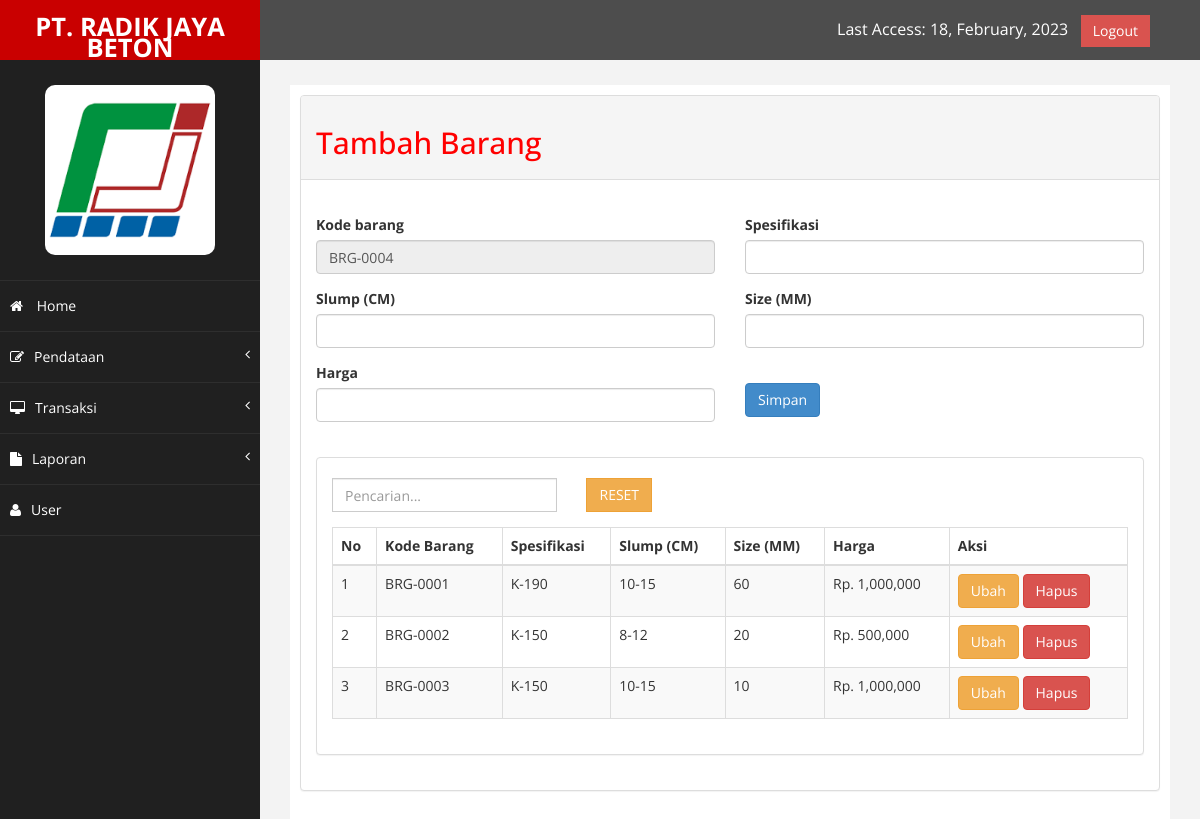
/admin/index.php?halaman=barang (signed in), run on the app's committed database.
### tables this page shows
CREATE TABLE `barang` (
  `id_barang` int(11) NOT NULL,
  `kd_barang` varchar(256) NOT NULL,
  `spesifikasi` varchar(11) NOT NULL,
  `slump` varchar(10) NOT NULL,
  `size` varchar(10) NOT NULL,
  `harga` int(11) NOT NULL
);

### admin/barang.php (the view, shortened to what this page needs)
<div class="panel panel-default">
	<div class="panel-heading">
		<h2>Tambah Barang</h2>
	</div>
	<br>
	<div class="panel-body">
		<div class="row">
			<form method="post">
				<?php
				include 'koneksi.php';
				$sql = "SELECT max(right(kd_barang, 4)) AS kd_barang FROM barang";
				$q = $koneksi->query($sql);
				if ($q->num_rows > 0) {
					foreach ($q as $qq) {
						$no = ((int)$qq['kd_barang']) + 1;
						$kd = sprintf("%04s", $no);
					}
				} else {
					$kd = "0001";
				}
				$huruf = "BRG-";
				$kode = $huruf . $kd;
				?>
				<div class="col-md-6">
					<div class="form-group">
						<label>Kode barang</label>
						<input type="text" class="form-control" name="kd_barang" value="<?php echo $kode; ?>" readonly required />
					</div>
				</div>
				<div class="col-md-6">
					<div class="form-group">
						<label>Spesifikasi</label>
						<input type="text" class="form-control" name="spesifikasi" required>
					</div>
				</div>
				<div class="col-md-6">
					<div class="form-group">
						<label>Slump (CM)</label>
						<input type="text" class="form-control" name="slump" required>
					</div>
				</div>
				<div class="col-md-6">
					<div class="form-group">
						<label>Size (MM)</label>
						<input type="number" class="form-control" name="size" required>
					</div>
				</div>
				<div class="col-md-6">
					<div class="form-group">
						<label>Harga</label>
						<input type="number" class="form-control" name="harga" required>
					</div>
				</div>
				<div class="col-md-6">
					<br>
					<div class="form-group">
						<button class="btn btn-primary" name="save">Simpan</button>
					</div>
				</div>
		</div>
		<br>
		<div class="panel panel-default">
			<br>
			<div class="input-group">
				<div class="col-md-10">
					<input type="text" class="form-control" placeholder="Pencarian..." id="keyword">
				</div>
				<div class="col-md-2">
					<span class="input-group-btn">
						<a href="" class="btn btn-warning">RESET</a>
					</span>
				</div>
			</div>
			<div class="panel-body">
				<div class="table-responsive">
					<table class=" table table-striped table-bordered table-hover" id="container">
						<thead>
							<tr>
								<th>No</th>
								<th>Kode Barang</th>
								<th>Spesifikasi</th>
								<th>Slump (CM)</th>
								<th>Size (MM)</th>
								<th>Harga</th>
								<th>Aksi</th>
							</tr>
						</thead>
						<tbody>
							<?php include 'koneksi.php'; ?>
							<?php $nomor = 1; ?>
							<?php $ambil = $koneksi->query("SELECT * FROM barang"); ?>
							<?php while ($pecah = $ambil->fetch_assoc()) { ?>
								<tr>
									<td><?php echo $nomor; ?></td>
									<td><?php echo $pecah['kd_barang']; ?></td>
									<td><?php echo $pecah['spesifikasi']; ?></td>
									<td><?php echo $pecah['slump']; ?></td>
									<td><?php echo $pecah['size']; ?></td>
									<td>Rp. <?php echo number_format($pecah['harga']); ?></td>
									<td>
										<a href="index.php?halaman=editbarang&id=<?php echo $pecah['id_barang']; ?>" class="btn btn-warning">Ubah</a>
										<a href="index.php?halaman=hapusbarang&id=<?php echo $pecah['id_barang']; ?>" class="btn-danger btn">Hapus</a>
									</td>
								</tr>
								<?php $nomor++; ?>
							<?php } ?>
						</tbody>
					</table>
				</div>
			</div>
		</div>

### admin/assets/css/custom.css (style rules this page uses)
body { font-family: 'Open Sans', sans-serif; }
h2 { color: #f00; }

### data on the page
barang: kd_barang "BRG-0001", spesifikasi "K-190", slump "10-15", size "60", harga "1,000,000"
barang: kd_barang "BRG-0002", spesifikasi "K-150", slump "8-12", size "20", harga "500,000"
barang: kd_barang "BRG-0003", spesifikasi "K-150", slump "10-15", size "10", harga "1,000,000"
